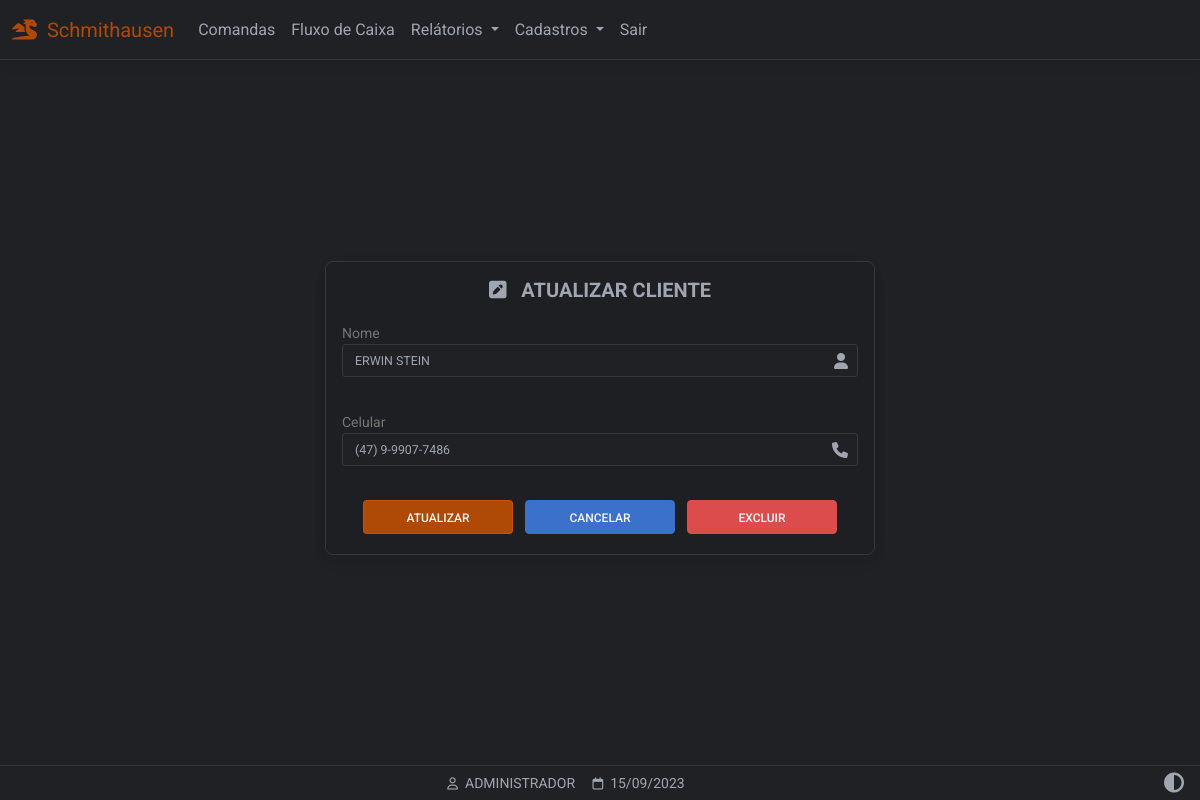
Page /clientes_atualizar/2 (signed in) on the earlier database version.
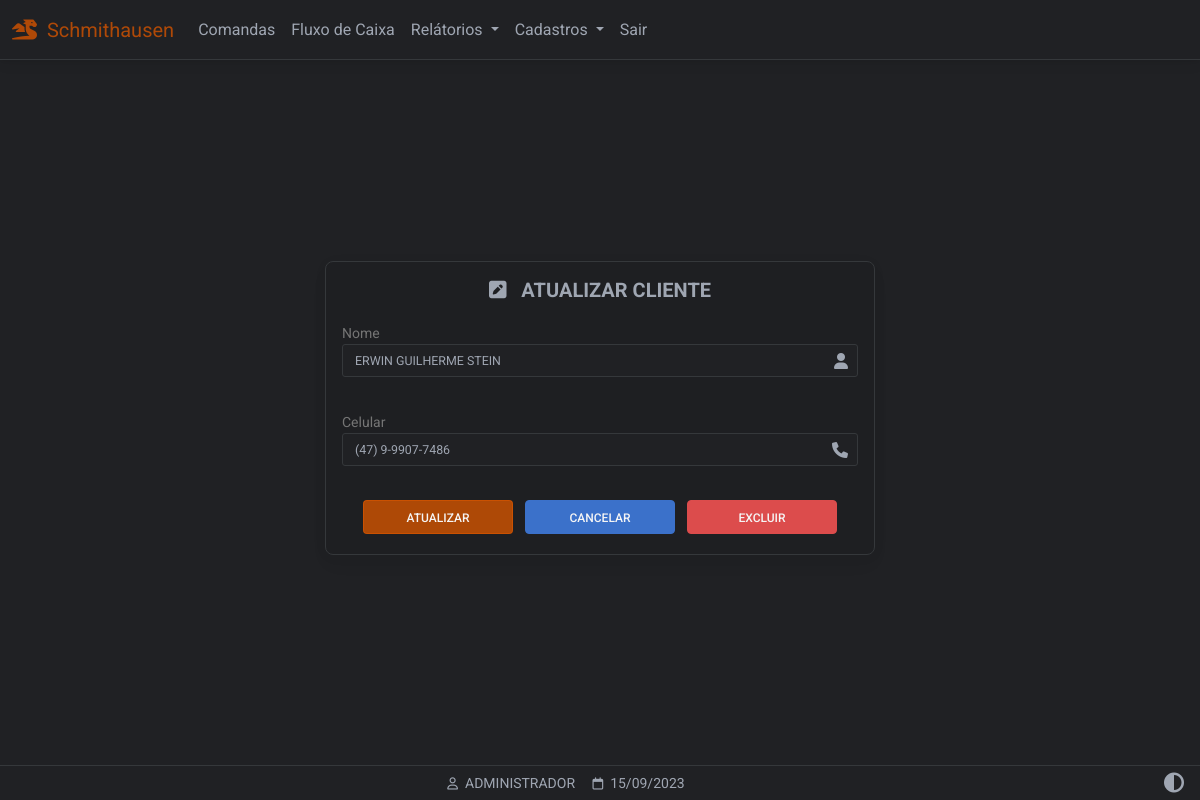
Same page on the later database version.
### website/models.py (models this page shows)
class Cliente(db.Model):
    id = db.Column(db.Integer, primary_key=True)
    fone = db.Column(db.String(150))
    data_criacao = db.Column(db.DateTime(timezone=True), default=func.now())
    nome = db.Column(db.String(150))
    comandas = db.relationship('Comanda',backref='comandas')

### website/views.py (the view, shortened to what this page needs)
@views.route('/clientes_atualizar/<int:id>', methods=['GET','POST'])
@login_required
def atualizarClientes(id):
    form = CadastroCliente()
    get_cli = Cliente.query.get(id)
    if request.method == 'GET':
        if id != 1:
            return render_template('clientes_atualizar.html',
                user=current_user,
                data=data,
                form=form,
                c=get_cli
                )
        else:
            flash('NÃO PODE SER EDITADO!')
            return redirect(url_for('views.clientes'))

### website/forms.py
class CadastroCliente(FlaskForm):
	nome = StringField(
	'Nome',
	validators= [
	DataRequired(message=("Este campo é obrigatório!")),
	Length(min=4, message=("Pelo menos 4 caracteres!"))
	])
	fone = StringField(
	'Celuar',
	validators= [
	DataRequired(message=("Este campo é obrigatório!")),
	Length(min=16,max=16, message=("Número celuar inválido!"))
	])

### website/__init__.py (called while the page is built)
def create_app():
    app = Flask(__name__)
    app.config['SECRET_KEY'] = 'hjshjhdjah kjshkjdhjs'
    app.config['SQLALCHEMY_DATABASE_URI'] = f'sqlite:///{DB_NAME}'
    app.config["TEMPLATES_AUTO_RELOAD"] = True
    db.init_app(app)
    from .views import views
    from .auth import auth
    app.register_blueprint(views, url_prefix='/')
    app.register_blueprint(auth, url_prefix='/')
    from .models import User, Cliente, Produto
    with app.app_context():
        db.create_all()
    login_manager = LoginManager()
    login_manager.login_view = 'auth.login'
    login_manager.login_message = u"FAVOR EFETUAR LOGIN!"
    login_manager.init_app(app)
    @login_manager.user_loader
    def load_user(id):
        return User.query.get(int(id))
    return app

### website/templates/clientes_atualizar.html (shortened to what this page needs)
{% extends "base.html" %}
{% block content %}
{% set nome = c.nome %}
{% set fone = c.fone %}
<div class="pt-5 container-fluid background-container-form d-flex align-items-center justify-content-center"
  style="min-height: 100dvh;">
  <form method="POST" class="form-border form-outline form-white card myTheme-900 mt-5 mb-5 p-3 larg-max-form"
    action="/clientes_atualizar/{{ c.id }}" novalidate>
    <h3 align="center" class="fw-bold mb-1 text-uppercase  mb-3 h5">
      <i class="fa-solid fa-square-pen"></i>&nbsp;&nbsp;&nbsp;ATUALIZAR CLIENTE
    </h3>
    <div class="form-text">
      Nome
    </div>
    <div class="form-outline">
      {{ form.nome(class='myInputs form-control-sm', style='text-transform:uppercase', value=nome, autofocus='true') }}
    </div>
    <div class="form-text">
      Celular
    </div>
    <div class="form-outline">
      {{ form.fone(class='myInputs form-control-sm phone-mask', placeholder='(XX) X-XXXX-XXXX', value=fone) }}
    </div>
    <div class="text-center">
      <input style="width:125px" type="submit" value="ATUALIZAR" class="btn btn-outline-light m-1" />
      <a style="width:125px" href="/clientes" class="btn btn-outline-primary m-1">CANCELAR</a>
      <a style="width:125px" class="btn btn-outline-danger m-1" data-mdb-toggle="modal"
        data-mdb-target="#confirmmodalClientes">EXCLUIR</a>
    </div>
  </form>
</div>
{% endblock %}
{% block titlefooter %}
<span>
  &nbsp;{{ user.first_name.split()[0] | upper }}
  <span>
    &nbsp;{{ data.strftime('%d/%m/%Y') }}
  </span>
  {% endblock %}

Differences in the rows shown:
changed Cliente: nome "ERWIN STEIN" → "ERWIN GUILHERME STEIN"
